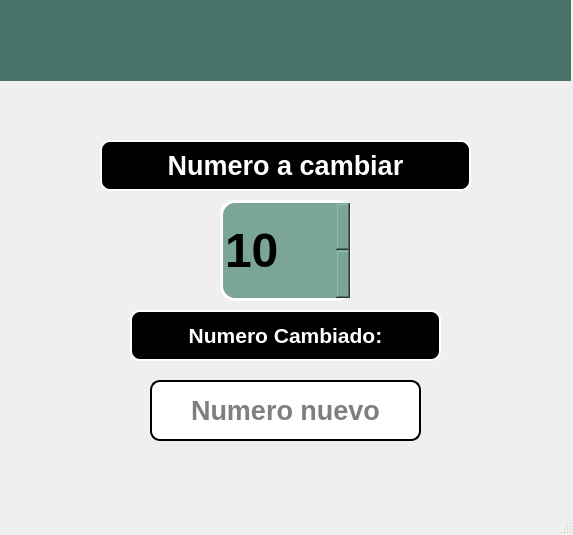
<?xml version="1.0" encoding="UTF-8"?>
<ui version="4.0">
 <class>MainWindow</class>
 <widget class="QMainWindow" name="MainWindow">
  <property name="geometry">
   <rect>
    <x>0</x>
    <y>0</y>
    <width>573</width>
    <height>535</height>
   </rect>
  </property>
  <property name="windowTitle">
   <string>MainWindow</string>
  </property>
  <property name="styleSheet">
   <string notr="true"/>
  </property>
  <widget class="QWidget" name="centralwidget">
   <widget class="QLabel" name="label">
    <property name="geometry">
     <rect>
      <x>0</x>
      <y>70</y>
      <width>571</width>
      <height>431</height>
     </rect>
    </property>
    <property name="text">
     <string/>
    </property>
    <property name="pixmap">
     <pixmap>imagenes/numerossss.jpg</pixmap>
    </property>
    <property name="scaledContents">
     <bool>true</bool>
    </property>
   </widget>
   <widget class="QLabel" name="label_2">
    <property name="geometry">
     <rect>
      <x>0</x>
      <y>0</y>
      <width>571</width>
      <height>81</height>
     </rect>
    </property>
    <property name="styleSheet">
     <string notr="true">background-color: rgb(73, 115, 104);</string>
    </property>
    <property name="text">
     <string/>
    </property>
    <property name="pixmap">
     <pixmap resource="../PIP_Equipo4_Unidad1_Clase/recursos_proyectos.qrc">:/imgUAT/imagenes/uat.png</pixmap>
    </property>
    <property name="scaledContents">
     <bool>true</bool>
    </property>
   </widget>
   <widget class="QLabel" name="label_3">
    <property name="geometry">
     <rect>
      <x>450</x>
      <y>380</y>
      <width>151</width>
      <height>131</height>
     </rect>
    </property>
    <property name="text">
     <string/>
    </property>
    <property name="pixmap">
     <pixmap>../PIP_Equipo4_Unidad1_Clase/imagenes/Equipo4.png</pixmap>
    </property>
    <property name="scaledContents">
     <bool>true</bool>
    </property>
   </widget>
   <widget class="QLabel" name="label_4">
    <property name="geometry">
     <rect>
      <x>100</x>
      <y>140</y>
      <width>371</width>
      <height>51</height>
     </rect>
    </property>
    <property name="font">
     <font>
      <pointsize>20</pointsize>
      <weight>75</weight>
      <bold>true</bold>
     </font>
    </property>
    <property name="styleSheet">
     <string notr="true">color: rgb(255, 255, 255);
background-color: rgb(0, 0, 0);
border: 2px solid white;
border-radius: 10px;</string>
    </property>
    <property name="text">
     <string>&lt;html&gt;&lt;head/&gt;&lt;body&gt;&lt;p&gt;Numero a cambiar&lt;/p&gt;&lt;/body&gt;&lt;/html&gt;</string>
    </property>
    <property name="alignment">
     <set>Qt::AlignCenter</set>
    </property>
   </widget>
   <widget class="QLineEdit" name="txt_numeronuevo">
    <property name="geometry">
     <rect>
      <x>150</x>
      <y>380</y>
      <width>271</width>
      <height>61</height>
     </rect>
    </property>
    <property name="font">
     <font>
      <pointsize>20</pointsize>
      <weight>75</weight>
      <bold>true</bold>
     </font>
    </property>
    <property name="toolTip">
     <string/>
    </property>
    <property name="statusTip">
     <string/>
    </property>
    <property name="styleSheet">
     <string notr="true">border: 2px solid black;
border-radius: 10px;</string>
    </property>
    <property name="text">
     <string/>
    </property>
    <property name="alignment">
     <set>Qt::AlignCenter</set>
    </property>
    <property name="placeholderText">
     <string>Numero nuevo</string>
    </property>
   </widget>
   <widget class="QLabel" name="label_5">
    <property name="geometry">
     <rect>
      <x>130</x>
      <y>310</y>
      <width>311</width>
      <height>51</height>
     </rect>
    </property>
    <property name="font">
     <font>
      <pointsize>20</pointsize>
      <weight>75</weight>
      <bold>true</bold>
     </font>
    </property>
    <property name="styleSheet">
     <string notr="true">color: rgb(255, 255, 255);
background-color: rgb(0, 0, 0);
border: 2px solid white;
border-radius: 10px;</string>
    </property>
    <property name="text">
     <string>&lt;html&gt;&lt;head/&gt;&lt;body&gt;&lt;p&gt;&lt;span style=&quot; font-size:16pt;&quot;&gt;Numero Cambiado:&lt;/span&gt;&lt;/p&gt;&lt;/body&gt;&lt;/html&gt;</string>
    </property>
    <property name="alignment">
     <set>Qt::AlignCenter</set>
    </property>
   </widget>
   <widget class="QSpinBox" name="spinBox">
    <property name="geometry">
     <rect>
      <x>220</x>
      <y>200</y>
      <width>131</width>
      <height>101</height>
     </rect>
    </property>
    <property name="font">
     <font>
      <pointsize>36</pointsize>
      <weight>75</weight>
      <bold>true</bold>
     </font>
    </property>
    <property name="styleSheet">
     <string notr="true">border: 3px solid white;
border-radius: 15px;
background-color: rgb(123, 165, 153);</string>
    </property>
    <property name="specialValueText">
     <string>10</string>
    </property>
   </widget>
  </widget>
  <widget class="QMenuBar" name="menubar">
   <property name="geometry">
    <rect>
     <x>0</x>
     <y>0</y>
     <width>573</width>
     <height>21</height>
    </rect>
   </property>
  </widget>
  <widget class="QStatusBar" name="statusbar"/>
 </widget>
 <resources>
  <include location="../PIP_Equipo4_Unidad1_Clase/recursos_proyectos.qrc"/>
 </resources>
 <connections/>
</ui>
